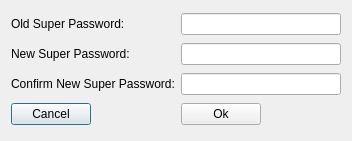
<?xml version="1.0" encoding="UTF-8"?>
<ui version="4.0">
 <class>ICPasswordModifyDialog</class>
 <widget class="QDialog" name="ICPasswordModifyDialog">
  <property name="geometry">
   <rect>
    <x>0</x>
    <y>0</y>
    <width>352</width>
    <height>141</height>
   </rect>
  </property>
  <property name="windowTitle">
   <string>Dialog</string>
  </property>
  <layout class="QGridLayout" name="gridLayout">
   <item row="0" column="0">
    <widget class="QLabel" name="label">
     <property name="text">
      <string>Old Super Password:</string>
     </property>
    </widget>
   </item>
   <item row="0" column="1">
    <widget class="QLineEdit" name="oldPassword"/>
   </item>
   <item row="1" column="0">
    <widget class="QLabel" name="label_2">
     <property name="text">
      <string>New Super Password:</string>
     </property>
    </widget>
   </item>
   <item row="1" column="1">
    <widget class="QLineEdit" name="newPassword"/>
   </item>
   <item row="2" column="0">
    <widget class="QLabel" name="label_3">
     <property name="text">
      <string>Confirm New Super Password:</string>
     </property>
    </widget>
   </item>
   <item row="2" column="1">
    <widget class="QLineEdit" name="newPassword_2"/>
   </item>
   <item row="3" column="0">
    <widget class="QPushButton" name="cancelButton">
     <property name="maximumSize">
      <size>
       <width>80</width>
       <height>16777215</height>
      </size>
     </property>
     <property name="text">
      <string>Cancel</string>
     </property>
    </widget>
   </item>
   <item row="3" column="1">
    <widget class="QPushButton" name="okButton">
     <property name="maximumSize">
      <size>
       <width>80</width>
       <height>16777215</height>
      </size>
     </property>
     <property name="text">
      <string>Ok</string>
     </property>
    </widget>
   </item>
  </layout>
 </widget>
 <resources/>
 <connections/>
</ui>
